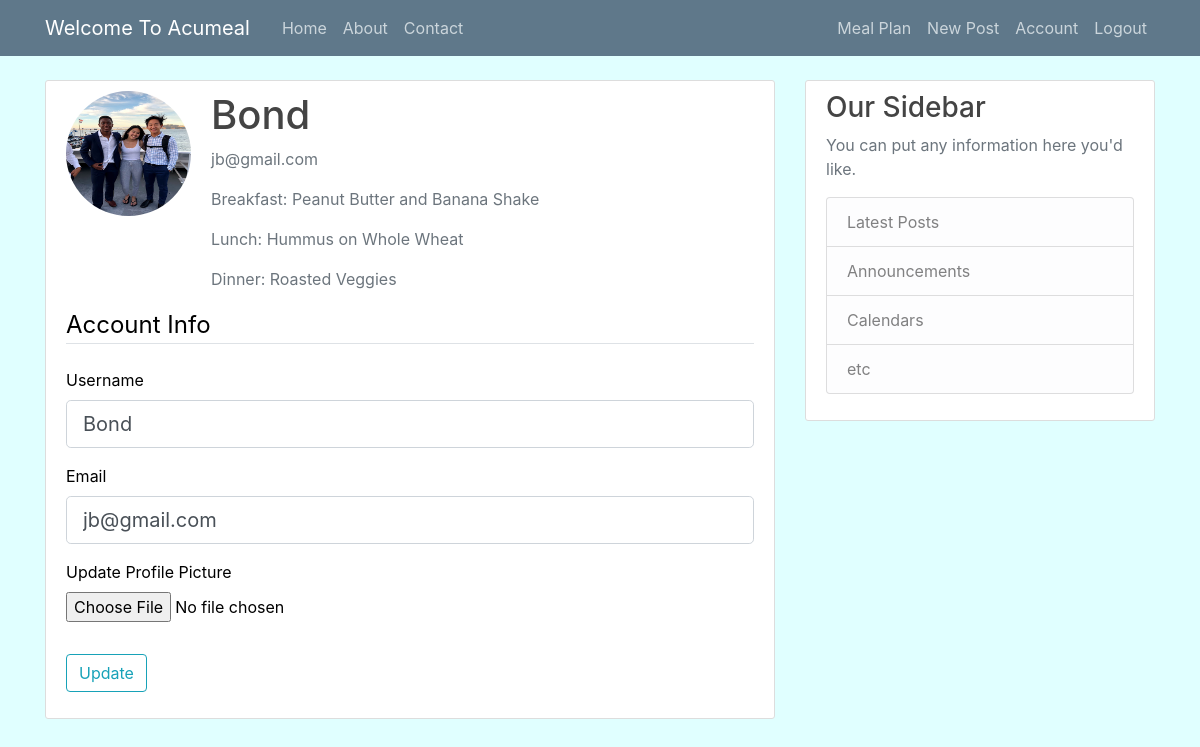
Page /account (signed in) on the committed database.
### flaskapp/models.py (models this page shows, shortened)
class User(db.Model, UserMixin):
    id = db.Column(db.Integer, primary_key=True)
    username = db.Column(db.String(20), unique=True, nullable=False)
    email = db.Column(db.String(120), unique=True, nullable=False)
    image_file = db.Column(db.String(20), nullable=False, default='default.jpg')
    password = db.Column(db.String(60), nullable=False)
    posts = db.relationship('Posts', backref='author', lazy=True) # related to posts: 1 to many relationship
    mealplan = db.relationship('Mealplan', backref='author', lazy=True) # 1 to many relationship with user
    meal = db.relationship('Meal', backref='author', lazy=True)

class Meal(db.Model):
    id = db.Column(db.Integer, primary_key=True)
    week = db.Column(db.String(20), nullable=False)
    breakfast = db.Column(db.String(20), nullable=False)
    lunch = db.Column(db.String(20), nullable=False)
    dinner = db.Column(db.String(20), nullable=False)
    snack = db.Column(db.String(20), nullable=False)
    total = db.Column(db.String(20), nullable=False)
    measurement = db.Column(db.String(20), nullable=False)
    user_id = db.Column(db.Integer, db.ForeignKey('user.id'), nullable=False)

### flaskapp/routes.py (the view)
@app.route("/account", methods=['GET', 'POST'])
@login_required
def account():
    account_form = UpdateAccountForm()
    if account_form.validate_on_submit():
        if account_form.picture.data:
            picture_file = save_picture(account_form.picture.data)
            current_user.image_file = picture_file
        current_user.username = account_form.username.data
        current_user.email = account_form.email.data
        db.session.commit()
        flash('your account has been updates!', 'success')
        return redirect(url_for('account'))
    elif request.method == 'GET':
        account_form.username.data = current_user.username
        account_form.email.data = current_user.email
    image_file = url_for('static', filename='profile_pics/' + current_user.image_file)
    user = current_user
    meal = user.meal[1]
    return render_template('account.html', title='Account', meal=meal, image_file=image_file, form=account_form)

### flaskapp/forms.py (shortened to what this page needs)
class UpdateAccountForm(FlaskForm):
    username = StringField('Username', validators=[DataRequired(), Length(min=2, max=20)])
    email = StringField('Email', validators=[DataRequired(), Email()])
    picture = FileField("Update Profile Picture", validators=[FileAllowed(['jpg', 'png'])])
    submit = SubmitField('Update')

### flaskapp/models.py (called while the page is built)
@login_manager.user_loader
def load_user(user_id):
    return User.query.get(int(user_id))

### flaskapp/templates/account.html (shortened to what this page needs)
{% extends "base.html" %}
{% block content %}
    <div class="content-section">
      <div class="media">
        <img class="rounded-circle account-img" src="{{ image_file }}">
        <div class="media-body">
          <h2 class="account-heading"> {{ current_user.username }}</h2>
          <p class="text-secondary">{{ current_user.email }}</p>
          <p class="text-secondary"> Breakfast: {{ meal.breakfast }}</p>
          <p class="text-secondary">Lunch: {{ meal.lunch }}</p>
          <p class="text-secondary">Dinner: {{ meal.dinner }}</p>
        </div>
      </div>
         <form method="POST" action="" enctype="multipart/form-data">
            <fieldset class="form-group">
                <legend class="border-bottom mb-4">Account Info</legend>
                <div class="form-group">
                    {{ form.username.label(class="form-control-label") }}
                    {% if form.username.errors %}
                        {{ form.username(class="form-control form-control-lg is-invalid") }}
                        <div class="invalid-feedback">
                            {% for error in form.username.errors %}
                                <span>{{ error }}</span>
                            {% endfor %}
                        </div>
                    {% else %}
                        {{ form.username(class="form-control form-control-lg") }}
                    {% endif %}
                </div>
                <div class="form-group">
                    {{ form.email.label(class="form-control-label") }}
                    {% if form.email.errors %}
                        {{ form.email(class="form-control form-control-lg is-invalid") }}
                        <div class="invalid-feedback">
                            {% for error in form.email.errors %}
                                <span>{{ error }}</span>
                            {% endfor %}
                        </div>
                    {% else %}
                        {{ form.email(class="form-control form-control-lg") }}
                    {% endif %}
                </div>
                <div class="form-group">
                    {{ form.picture.label() }}
                    {{ form.picture(class="form-control-file") }}
                </div>
            </fieldset>
            <div class="form-group">
                {{ form.submit(class="btn btn-outline-info") }}
            </div>
        </form>
    </div>
{% endblock content %}

### flaskapp/static/main.css (style rules this page uses)
body { background: lightcyan; color: black; margin-top: 5rem; }
h1, h2, h3, h4, h5, h6 { color: #444444; }
.content-section { background: #ffffff; padding: 10px 20px; border: 1px solid #dddddd; border-radius: 3px; margin-bottom: 20px; }
.account-img { height: 125px; width: 125px; margin-right: 20px; margin-bottom: 16px; }
.account-heading { font-size: 2.5rem; }

### rows in the picture
User: username "Bond", email "jb@gmail.com"
Meal: breakfast "Peanut Butter and Banana Shake", lunch "Hummus on Whole Wheat", dinner "Roasted Veggies"
